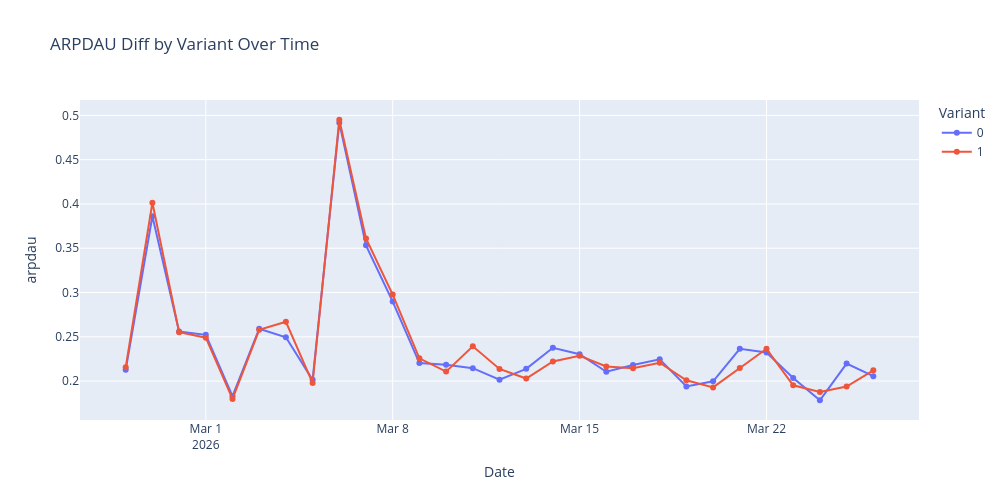

The code cell stored with this chart in its notebook:
### Code cell
# Plot ARPDAU by variant over time
fig = px.line(datametrics, x='dt', y='arpdau', color='variant',
              title='ARPDAU Diff by Variant Over Time',
              labels={'dt': 'Date', 'arpdau_diff': 'ARPDAU Diff', 'variant': 'Variant'},
              markers=True)

            # Update layout for better readability
fig.update_layout(height=500, width=1000)

fig.show()

### Figure 1 — Plotly figure (JSON) as saved in the notebook; plotly's stock layout.template omitted (floating-point values rounded to 4 significant figures)
{"data": [{"hovertemplate": "Variant=0<br>Date=%{x}<br>arpdau=%{y}<extra></extra>", "legendgroup": "0", "line": {"color": "#636efa", "dash": "solid"}, "marker": {"symbol": "circle"}, "mode": "lines+markers", "name": "0", "orientation": "v", "showlegend": true, "type": "scatter", "x": ["2026-02-26", "2026-02-27", "2026-02-28", "2026-03-01", "2026-03-02", "2026-03-03", "2026-03-04", "2026-03-05", "2026-03-06", "2026-03-07", "2026-03-08", "2026-03-09", "2026-03-10", "2026-03-11", "2026-03-12", "2026-03-13", "2026-03-14", "2026-03-15", "2026-03-16", "2026-03-17", "2026-03-18", "2026-03-19", "2026-03-20", "2026-03-21", "2026-03-22", "2026-03-23", "2026-03-24", "2026-03-25", "2026-03-26"], "xaxis": "x", "y": [0.2127, 0.3861, 0.256, 0.2522, 0.1829, 0.259, 0.2495, 0.2014, 0.4916, 0.3533, 0.2897, 0.2203, 0.2184, 0.2146, 0.2016, 0.2138, 0.2376, 0.2303, 0.2105, 0.2182, 0.2246, 0.1939, 0.1997, 0.2364, 0.2322, 0.2035, 0.1783, 0.2197, 0.2055], "yaxis": "y"}, {"hovertemplate": "Variant=1<br>Date=%{x}<br>arpdau=%{y}<extra></extra>", "legendgroup": "1", "line": {"color": "#EF553B", "dash": "solid"}, "marker": {"symbol": "circle"}, "mode": "lines+markers", "name": "1", "orientation": "v", "showlegend": true, "type": "scatter", "x": ["2026-02-26", "2026-02-27", "2026-02-28", "2026-03-01", "2026-03-02", "2026-03-03", "2026-03-04", "2026-03-05", "2026-03-06", "2026-03-07", "2026-03-08", "2026-03-09", "2026-03-10", "2026-03-11", "2026-03-12", "2026-03-13", "2026-03-14", "2026-03-15", "2026-03-16", "2026-03-17", "2026-03-18", "2026-03-19", "2026-03-20", "2026-03-21", "2026-03-22", "2026-03-23", "2026-03-24", "2026-03-25", "2026-03-26"], "xaxis": "x", "y": [0.2155, 0.4014, 0.2551, 0.249, 0.1799, 0.2579, 0.267, 0.1979, 0.4951, 0.3611, 0.2977, 0.2257, 0.2107, 0.2392, 0.2137, 0.2029, 0.2222, 0.2285, 0.2165, 0.2146, 0.2207, 0.2009, 0.1929, 0.2149, 0.2365, 0.1952, 0.1877, 0.1938, 0.2122], "yaxis": "y"}], "layout": {"height": 500, "legend": {"title": {"text": "Variant"}, "tracegroupgap": 0}, "title": {"text": "ARPDAU Diff by Variant Over Time"}, "width": 1000, "xaxis": {"anchor": "y", "domain": [0, 1], "title": {"text": "Date"}}, "yaxis": {"anchor": "x", "domain": [0, 1], "title": {"text": "arpdau"}}}}
